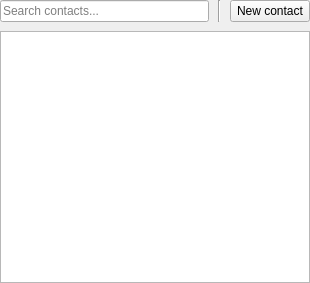
<?xml version="1.0" encoding="UTF-8"?>
<ui version="4.0">
 <class>ContactsWidget</class>
 <widget class="QWidget" name="ContactsWidget">
  <property name="geometry">
   <rect>
    <x>0</x>
    <y>0</y>
    <width>310</width>
    <height>283</height>
   </rect>
  </property>
  <property name="windowTitle">
   <string>Form</string>
  </property>
  <layout class="QGridLayout" name="gridLayout">
   <property name="leftMargin">
    <number>0</number>
   </property>
   <property name="topMargin">
    <number>0</number>
   </property>
   <property name="rightMargin">
    <number>0</number>
   </property>
   <property name="bottomMargin">
    <number>0</number>
   </property>
   <property name="verticalSpacing">
    <number>9</number>
   </property>
   <item row="0" column="0">
    <layout class="QHBoxLayout" name="horizontalLayout">
     <property name="spacing">
      <number>9</number>
     </property>
     <item>
      <widget class="QLineEdit" name="search">
       <property name="placeholderText">
        <string>Search contacts...</string>
       </property>
      </widget>
     </item>
     <item>
      <widget class="Line" name="line">
       <property name="orientation">
        <enum>Qt::Vertical</enum>
       </property>
      </widget>
     </item>
     <item>
      <widget class="QPushButton" name="btn_addContact">
       <property name="text">
        <string>New contact</string>
       </property>
      </widget>
     </item>
    </layout>
   </item>
   <item row="1" column="0">
    <widget class="QTreeView" name="contacts">
     <property name="rootIsDecorated">
      <bool>false</bool>
     </property>
     <attribute name="headerStretchLastSection">
      <bool>false</bool>
     </attribute>
    </widget>
   </item>
  </layout>
 </widget>
 <resources/>
 <connections/>
</ui>
